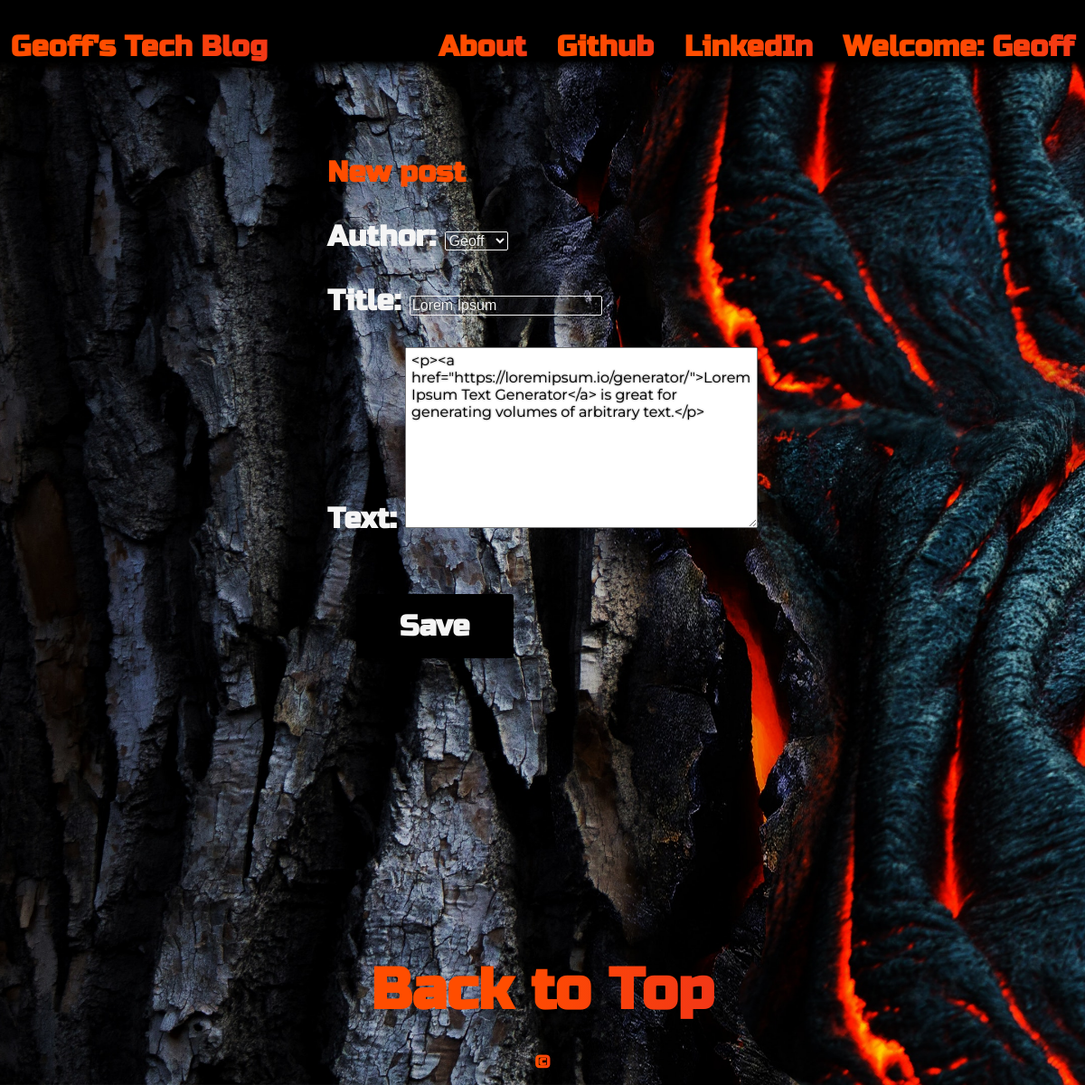
Screenshot of /post/1/edit/ (signed in) with the database file from the repository.
### blog/models.py (models this page shows, shortened)
class Post(models.Model):
    author = models.ForeignKey('auth.User',on_delete=models.CASCADE)
    title = models.CharField(max_length=200)
    text = models.TextField()
    created_date = models.DateTimeField(default=timezone.now)
    published_date = models.DateTimeField(blank=True, null=True)

### blog/views.py (the view)
# urls.py: path('post/<int:pk>/edit/', views.PostUpdateView.as_view(), name='post_edit'),
class PostUpdateView(LoginRequiredMixin,UpdateView):
    login_url = '/login/'
    redirect_field_name = 'blog/post_detail.html'
    form_class = PostForm
    model = Post

### blog/forms.py
class PostForm(forms.ModelForm):
    class Meta:
        model = Post
        fields = ('author','title', 'text',)
        widgets = {
            'title': forms.TextInput(attrs={'class': 'textinputclass'}),
            'text': forms.Textarea(attrs={'class': 'editable medium-editor-textarea postcontent'}),
        }

### blog/templates/blog/post_form.html (shortened to what this page needs)
{% extends 'blog/base.html' %}
{% block content %}
    <h1 class="animate-text">New post</h1>
    <form method="POST" class="post-form">
    {{form.as_p}}
        <div class="flex-container">
            <button type="submit" class="save btn btn-default">Save</button>
        </div>
    </form>
{% endblock %}

### blog/templates/blog/base.html (shortened to what this page needs)
<!DOCTYPE html>
{% load static %}
<html>
  <head>
    <link rel="stylesheet" href="//cdn.jsdelivr.net/npm/medium-editor@latest/dist/css/medium-editor.min.css" type="text/css" media="screen" charset="utf-8">
    <link rel="stylesheet" href="{% static 'css/blog.css' %}">
  </head>
  <body class='loader'>
    <section class='top'>
      <header class='flex-container' id='top'>
          <nav class='topNav' role='navigation'>
              <div class='title-box' role='navigation'>
                <a class="title animate-text" href="{% url 'post_list' %}">Geoff's Tech Blog</a>
              </div>
              <ul role="navigation">
                <li class='drop' role="navigation"><a class='animate-text' href="{% url 'about' %}">About</a>
                </li>
                <li class='drop' role="navigation">
                  <a href="https://www.github.com" target="_blank" class="animate-text">Github</a>
                </li>
                <li class='drop' role="navigation">
                  <a href="https://www.linkedin.com" target="_blank" class="animate-text">LinkedIn</a>
                </li>
              {% if user.is_authenticated %}
                <li class='drop' role="navigation">
                  <a class="animate-text">Welcome: {{ user.username }}</a>
                </li>
              {% else %}
                <li class="drop" role="navigation">
                  <a href="{% url 'login' %}" class="animate-text">Login</a>
                </li>
              {% endif %}
            </ul>
          </nav>
      </header>
    </section>
    <span class='topPad'><a href="" id='topScroll'></a></span>
    <section class="content">
      <div class="content container">
          <div class="row">
              <div class="col-md-8">
                <div class="blog_posts">
                  {% block content %}
                  {% endblock %}
                </div>
              </div>
          </div>
      </div>
    </section>
    <section id='footer'>
        <footer class="footer">
            <nav class='footNav'>
                <a href='#topScroll' class='footLink animate-text'>Back to Top</a>
                <a href='#' class='footLink animate-text'>©</a>
            </nav>
        </footer>
    </section>
  </body>
</html>

### blog/static/css/blog.css (style rules this page uses)
:root { --color-grey: rgba(220, 231, 235, 1); --color-semi-black: rgba(48, 69, 92, 0.5); --color-black: rgba(48, 69, 92, 1); --full-white: rgba(245, 245, 245, 1); --half-white: rgba(245, 245, 245, 0.5); --less-white: rgba(245, 245, 245, 0.3); --color-red: rgba(255, 104, 115, 1); --blue-med: rgba(34, 190, 198, 1); --blue-light: rgba(69, 194, 197, 1); --blue-light-half: rgba(69, 194, 197, 0.5); --font-main: 'Russo One', sans-serif; --font-heading: 'Lobster', cursive; --size-s: 0.5rem; --sizeNormal: 1.25rem; --sizeM: 1.5rem; --sizeML: 1.75rem; --sizeL: 2rem; --sizeXL: 2.5rem; --sizeXXL: 3.5rem; --sizeTitle: 5rem; --weight-normal: 500; --weight-bold: 700; --gapSmall: 1vh 1vw; --gapMed: 2vh 2vw; --gapL: 3vh 3vw; --gapXL: 5vh 5vw; --gapTop: 2em; --borderSm: 0.05rem; --borderMed: 0.1rem; }
html { width: 100%; height: 100%; font-weight: bold; font-family: var(--font-main); font-size: 2em; margin: 0; padding: 0; box-sizing: border-box; overflow-x: hidden; color: whitesmoke; background: url(../img//bg/bg.jpg) repeat center center fixed; background-size: cover; }
*, *:before, *:after { box-sizing: inherit; }
body { display: flex; flex-flow: column nowrap; align-self: auto; justify-self: auto; margin: auto; background: url(../img//bg/bg.jpg) repeat center center fixed; background-size: cover; width: 100vw; height: 100vmax; }
.flex-container { display: flex; margin: auto; text-align: center; align-items: center; }
a { padding: var(--gapSmall); text-decoration: none; }
.content { flex: 1 0 auto; width: 100vw; height: auto; display: flex; flex-flow: column wrap; word-break: break-word; justify-self: center; align-content: center; hyphens: auto; margin: auto; overflow: none; overflow-wrap: break-word; padding: 0; }
.btn { padding: var(--size-s) var(--sizeM); }
.top { display: flex; z-index: 1; justify-content: space-between; flex-flow: row; overflow: none; }
#top { z-index: 1; position: fixed; top: 0; width: 100%; display: flex; justify-content: flex-start; flex-flow: row nowrap; margin: auto; align-items: center; text-align: center; overflow: none; background: linear-gradient(180deg, rgba(0,0,0,1) 0%, rgba(0,0,0,1) 85%, rgba(0,0,0,0.1) 100%); color: whitesmoke; }
.topNav { display: flex; flex-flow: row nowrap; justify-content: space-between; align-items: flex-end; width: 100vw; overflow: none; word-wrap: none; word-break: normal; padding-top: 0.75rem; }
.topPad { display: flex; width: 100%; flex-flow: row nowrap; margin: var(--gapTop) auto; }
.title-box { margin-left: 0; display: inline-flex; flex-flow: row wrap; }
.topNav ul { list-style: none; border-radius: var(--borderSm); position: relative; margin: 0; padding: 0; }
.topNav ul a { text-decoration: none; font-weight: var(--weight-bold); font-size: var(--size-M); padding: var(--gapSmall); font-family: var(--font-main); }
@media screen and (min-width: 500px) { .drop { display: inline-flex; } }
.footer { flex-shrink: 0; display: flex; margin-bottom: 0; overflow: hidden; }
footer { display: flex; flex-shrink: 0; margin-top: auto; }
.footNav { align-items: center; justify-content: center; display: flex; flex-flow: column wrap; margin: auto; text-align: center; }
.footLink { margin: 0.2rem; }
.footLink:nth-child(2) { font-family: inherit; padding: 1vh; font-size: 0.6rem; color: whitesmoke; }
.footLink:nth-child(1) { font-size: var(--sizeL); border: transparent; display: flex; flex-grow: 0.4; }
.postcontent { font-family: 'Montserrat'; font-size: 1.5em; }
.animate-text { background: linear-gradient(to right, rgb(255, 77, 0) 20%, rgb(234, 39, 39) 70%, rgb(248, 255, 57) 85%, rgb(255, 77, 0) 100%); -webkit-background-clip: text; -webkit-text-fill-color: transparent; background-size: 200% auto; animation: textShine 7s ease-in-out infinite alternate; font-size: var(--size-normal); }

### blog/templates/blog/post_form.html (style rules this page uses)
select option { background: black; color: whitesmoke; }
.postcontent { font-size: 0.5rem; text-shadow:0px 0px 2px rgba(0,0,0,0.69); padding: 0.5vh 0.5vw; }
select, input[type=text] { background: transparent; border: 1px solid whitesmoke; border-radius: 2px; font-size: 0.5rem; color: whitesmoke; text-shadow:0px 0px 2px rgba(0,0,0,0.69); }
button { cursor: pointer; border-radius: 0.1rem; }
.flex-container>button { border: 0; text-decoration: none; display: flex; flex-wrap: nowrap; font-size: 1rem; text-align: center; font-family: 'Russo One', sans-serif; font-weight: bold; background: black; margin: 1rem; color: whitesmoke; }

### rows the page displays
Post: author "Geoff", title "Lorem Ipsum", text "<p><a href=\"https://loremipsum.io/generator/\">Lorem Ipsum Text Generator</a> is great for generating volumes of arbitrary text.</p>"

### other values shown
{{ user.username }} "Geoff"
